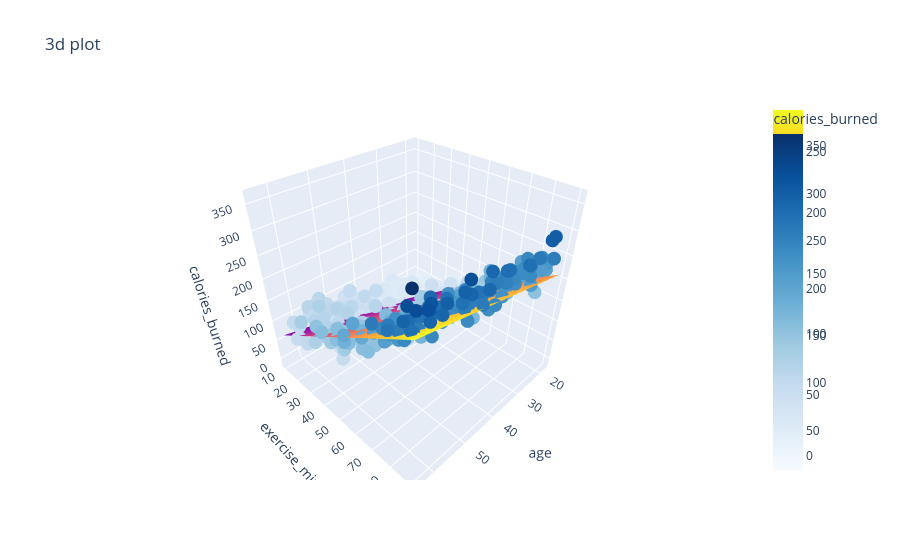

Source (notebook cell):
### Code cell
# plane of regression
x_range = np.linspace(df['age'].min(), df['age'].max(), 30)
y_range = np.linspace(df['exercise_min'].min(), df['exercise_min'].max(), 30)

xx, yy = np.meshgrid(x_range, y_range)

heart_mean = df['heart_rate'].mean()
hear_rate_col = np.full(xx.ravel().shape, heart_mean)
pred_input = np.c_[xx.ravel(), yy.ravel(), hear_rate_col]

zz = lr.predict(pred_input).reshape(xx.shape)

fig = px.scatter_3d(df, x = df['age'], 
                       y = df['exercise_min'], 
                       z = df['calories_burned'],
                       color = df['calories_burned'],
                       color_continuous_scale='blues',
                       title = '3d plot')

fig.add_surface(x = x_range, y = y_range, z = zz)

fig.show()

### Figure 1 — Plotly figure (JSON) as saved in the notebook; plotly's stock layout.template omitted (floating-point values rounded to 4 significant figures; data arrays with more than 128 entries replaced by an {"elided": "..."} marker saying what was removed)
{"data": [{"hovertemplate": "age=%{x}<br>exercise_min=%{y}<br>calories_burned=%{marker.color}<extra></extra>", "legendgroup": "", "marker": {"color": {"elided": "500 float values"}, "coloraxis": "coloraxis", "symbol": "circle"}, "mode": "markers", "name": "", "scene": "scene", "showlegend": false, "type": "scatter3d", "x": {"elided": "500 int values"}, "y": {"elided": "500 float values"}, "z": {"elided": "500 float values"}}, {"type": "surface", "x": [18.0, 19.59, 21.17, 22.76, 24.34, 25.93, 27.52, 29.1, 30.69, 32.28, 33.86, 35.45, 37.03, 38.62, 40.21, 41.79, 43.38, 44.97, 46.55, 48.14, 49.72, 51.31, 52.9, 54.48, 56.07, 57.66, 59.24, 60.83, 62.41, 64.0], "y": [10.37, 13.12, 15.86, 18.61, 21.35, 24.1, 26.84, 29.59, 32.33, 35.08, 37.82, 40.57, 43.31, 46.06, 48.8, 51.55, 54.29, 57.04, 59.78, 62.53, 65.27, 68.02, 70.76, 73.51, 76.25, 79.0, 81.74, 84.49, 87.23, 89.98], "z": {"elided": "30x30 float values"}}], "layout": {"coloraxis": {"colorbar": {"title": {"text": "calories_burned"}}, "colorscale": [[0, "rgb(247,251,255)"], [0.125, "rgb(222,235,247)"], [0.25, "rgb(198,219,239)"], [0.375, "rgb(158,202,225)"], [0.5, "rgb(107,174,214)"], [0.625, "rgb(66,146,198)"], [0.75, "rgb(33,113,181)"], [0.875, "rgb(8,81,156)"], [1, "rgb(8,48,107)"]]}, "legend": {"tracegroupgap": 0}, "scene": {"domain": {"x": [0, 1], "y": [0, 1]}, "xaxis": {"title": {"text": "age"}}, "yaxis": {"title": {"text": "exercise_min"}}, "zaxis": {"title": {"text": "calories_burned"}}}, "title": {"text": "3d plot"}}}
